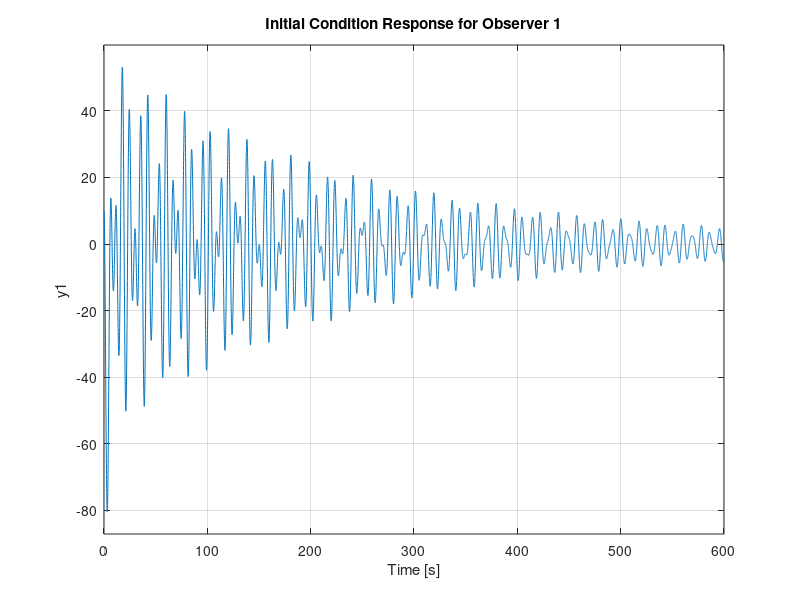
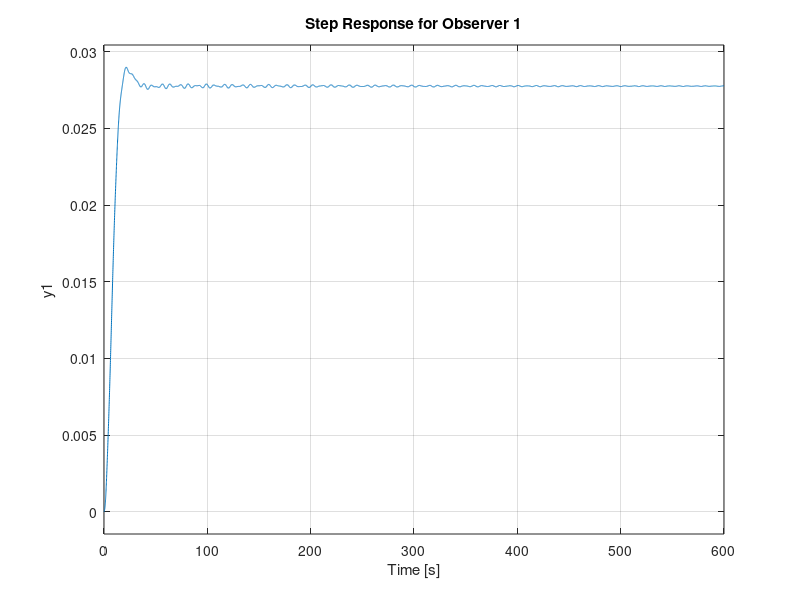
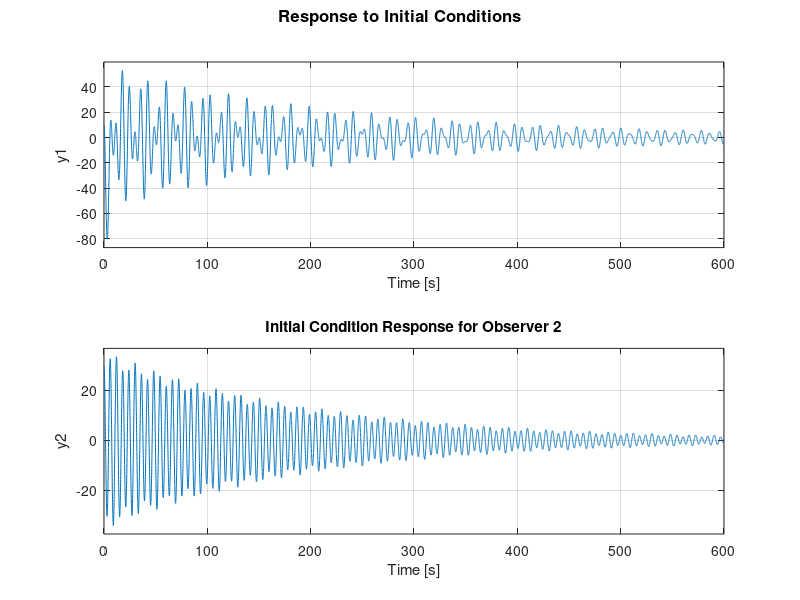
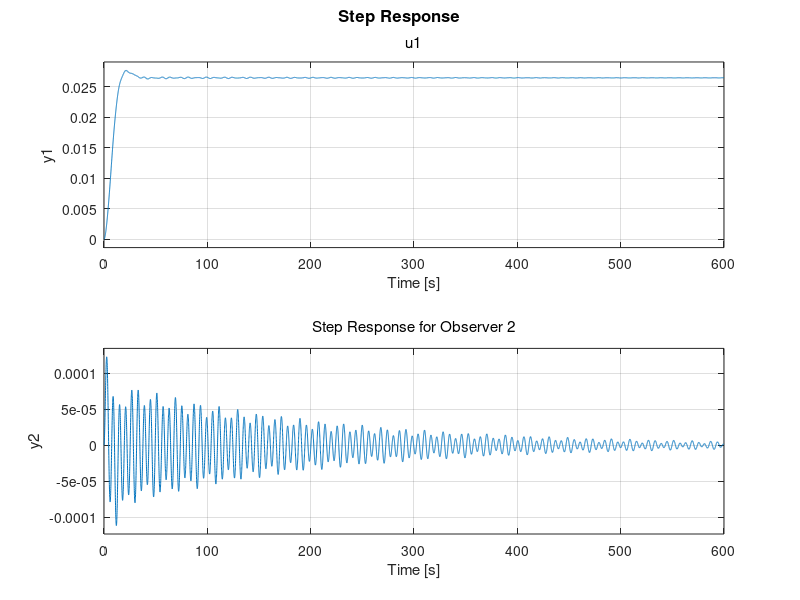

These charts were generated, in order, by the following MATLAB code:

% Clear the workspace and command window
clc;
clear;

% Define given parameters
M = 1000;  % Mass of cart in Kg
m1 = 100;  % Mass of pendulum 1 in Kg
m2 = 100;  % Mass of pendulum 2 in Kg
l1 = 20;  % Length of pendulum 1 in m
l2 = 10;  % Length of pendulum 2 in m
g = 9.81;  % Acceleration due to gravity in m/s^2

% Define the A,B,C,D matrices
A = [0 1 0 0 0 0;
    0 0 -(m1*g)/M 0 -(m2*g)/M 0;
    0 0 0 1 0 0;
    0 0 -g*(M+m1)/(M*l1) 0 -m2*g/(M*l1) 0;
    0 0 0 0 0 1;
    0 0 -m1*g/(M*l2) 0 -g*(M+m2)/(M*l2) 0];

B = [0;
    1/M;
    0;
    1/(M*l1);
    0;
    1/(M*l2)];

Q = diag([150, 100, 150, 100, 150, 100]); 
R = 0.05;
K = lqr(A, B, Q, R);  % LQR gain
D = 0;  % Output matrix

% Define C matrices and observer gains
C_matrices = {[1 0 0 0 0 0], [1 0 0 0 0 0; 0 0 0 0 1 0], [1 0 0 0 0 0; 0 0 1 0 0 0; 0 0 0 0 1 0]};
poles = [-1;-2;-3;-4;-5;-6];  % Observer poles

% Initial Conditions for Leunberger observer
x0 = [10,0,20,0,30,0,0,0,0,0,0,0];

% Creating observers in a loop
for i = 1:length(C_matrices)
    C = C_matrices{i};
    L = place(A', C', poles)';
    A_obs = [(A-B*K) B*K; zeros(size(A)) (A-L*C)];
    C_obs = [C zeros(size(C))];
    B_all = [B; B];
    
    % Creating the state-space model for each observer
    sys = ss(A_obs, B_all, C_obs, D);
    
    % Simulating initial condition response and step response
    figure;
    initial(sys, x0);
    title(['Initial Condition Response for Observer ', num2str(i)]);
    grid on;
    
    figure;
    step(sys);
    title(['Step Response for Observer ', num2str(i)]);
    grid on;
end


